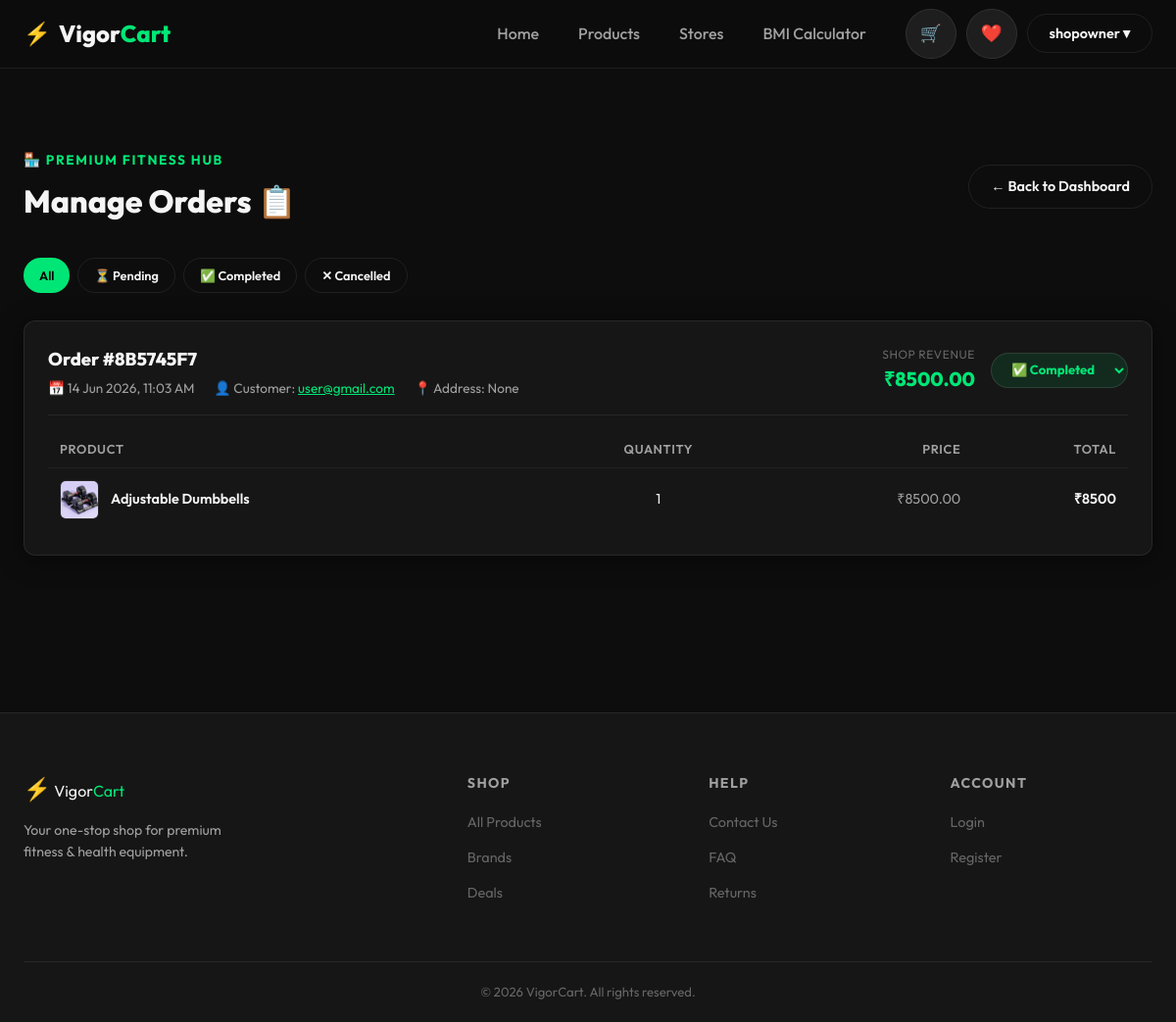
/shop/orders/ (signed in), run on the app's committed database.
### store/models.py (models this page shows, shortened)
class User(AbstractUser):
    IS_CUSTOMER = 'customer'
    IS_SHOP_OWNER = 'shop_owner'
    IS_ADMIN = 'admin'
    ROLE_CHOICES = [
        (IS_CUSTOMER, 'Customer'),
        (IS_SHOP_OWNER, 'Shop Owner'),
        (IS_ADMIN, 'Admin'),
    ]
    role = models.CharField(max_length=20, choices=ROLE_CHOICES, default=IS_CUSTOMER)
    phone_number = models.CharField(max_length=100, blank=True, null=True)
    address = models.TextField(blank=True, null=True)
    email = models.EmailField(unique=True)

class Shop(models.Model):
    owner = models.ForeignKey(User, on_delete=models.CASCADE, related_name='owned_shops', null=True)
    name = models.CharField(max_length=255)
    email = models.EmailField(unique=True)
    password = models.CharField(max_length=255)
    phone_number = models.CharField(max_length=100)
    opening_hours = models.CharField(max_length=100)
    location = models.CharField(max_length=100)
    status = models.CharField(max_length=20, default='Pending') # Default status
    is_verified = models.BooleanField(default=False)

class Order(models.Model):
    PAYMENT_PENDING = 'Pending'
    PAYMENT_COMPLETED = 'Completed'
    PAYMENT_CANCELLED = 'Cancelled'
    ORDER_STATUS_CHOICES = [
        (PAYMENT_PENDING, 'Pending'),
        (PAYMENT_COMPLETED, 'Completed'),
        (PAYMENT_CANCELLED, 'Cancelled'),
    ]
    o_id = models.CharField(max_length=50, unique=True)
    user = models.ForeignKey(User, on_delete=models.CASCADE, related_name='orders')
    email = models.EmailField()
    delivery_address = models.TextField()
    delivery_status = models.CharField(max_length=100, choices=ORDER_STATUS_CHOICES, default=PAYMENT_PENDING)
    total_amount = models.DecimalField(max_digits=10, decimal_places=2)
    created_at = models.DateTimeField(auto_now_add=True)

class OrderItem(models.Model):
    order = models.ForeignKey(Order, on_delete=models.CASCADE, related_name='items')
    product = models.ForeignKey(Product, on_delete=models.CASCADE)
    price = models.DecimalField(max_digits=10, decimal_places=2)
    quantity = models.PositiveIntegerField()

class Product(models.Model):
    p_name = models.CharField(max_length=255)
    asset_id = models.CharField(max_length=100, blank=True, null=True)
    description = models.TextField(blank=True, null=True)
    size = models.CharField(max_length=100, blank=True, null=True)
    detail = models.TextField(blank=True, null=True)
    price = models.DecimalField(max_digits=10, decimal_places=2)
    stock_availability = models.IntegerField(default=0)
    shop = models.ForeignKey(Shop, on_delete=models.CASCADE, related_name='products', null=True)
    category = models.ForeignKey(Category, on_delete=models.SET_NULL, null=True, related_name='products')
    image = models.ImageField(upload_to='products/', null=True, blank=True)
    created_at = models.DateTimeField(auto_now_add=True)

### store/views.py (the view)
# urls.py: path('shop/orders/', views.shop_orders, name='shop_orders'),
@shop_owner_required
def shop_orders(request):
    shop = request.user.owned_shops.first()
    if not shop:
        messages.error(request, "You haven't registered a shop yet.")
        return redirect('shop_register')
    orders_list = Order.objects.filter(items__product__shop=shop).distinct().order_by('-created_at')
    status_filter = request.GET.get('status', 'all')
    if status_filter in ('Pending', 'Completed', 'Cancelled'):
        orders_list = orders_list.filter(delivery_status=status_filter)
    for order in orders_list:
        order.shop_items = order.items.filter(product__shop=shop).select_related('product')
        order.shop_revenue = sum(item.price * item.quantity for item in order.shop_items)
    status_tabs = [
        ('All', 'all'),
        ('⏳ Pending', 'Pending'),
        ('✅ Completed', 'Completed'),
        ('✕ Cancelled', 'Cancelled'),
    ]
    return render(request, 'store/shop_orders.html', {
        'orders': orders_list,
        'shop': shop,
        'status_filter': status_filter,
        'status_tabs': status_tabs,
    })

### store/templates/store/shop_orders.html (shortened to what this page needs)
{% extends 'store/base.html' %}
{% block content %}
<section class="section">
    <div class="container">
        <div style="display:flex;align-items:center;justify-content:space-between;margin-bottom:32px;flex-wrap:wrap;gap:16px;">
            <div>
                <span style="font-size:0.85rem;color:var(--primary);font-weight:700;text-transform:uppercase;letter-spacing:0.12em;">🏪 {{ shop.name }}</span>
                <h1 style="font-size:2rem;font-weight:800;margin-top:4px;">Manage Orders 📋</h1>
            </div>
            <a href="{% url 'shop_dashboard' %}" class="btn btn-outline">← Back to Dashboard</a>
        </div>
        <div style="display:flex;gap:8px;margin-bottom:28px;flex-wrap:wrap;">
            {% for label, key in status_tabs %}
            <a href="?status={{ key }}" class="btn btn-sm {% if status_filter == key %}btn-primary{% else %}btn-outline{% endif %}">
                {{ label }}
            </a>
            {% endfor %}
        </div>
        {% if orders %}
        <div style="display:flex;flex-direction:column;gap:20px;">
            {% for order in orders %}
            <div style="background:var(--bg-card);border:1px solid var(--border);border-radius:var(--radius);padding:24px;box-shadow:var(--shadow-card);">
                <div style="display:flex;align-items:flex-start;justify-content:space-between;flex-wrap:wrap;gap:16px;border-bottom:1px solid var(--border);padding-bottom:16px;margin-bottom:16px;">
                    <div>
                        <div style="font-weight:800;font-size:1.15rem;color:var(--text-primary);">Order #{{ order.o_id }}</div>
                        <div style="color:var(--text-secondary);font-size:0.85rem;margin-top:4px;display:flex;flex-wrap:wrap;gap:12px 20px;">
                            <span>📅 {{ order.created_at|date:"d M Y, h:i A" }}</span>
                            <span>👤 Customer: <a href="mailto:{{ order.email }}" style="color:var(--primary);text-decoration:underline;">{{ order.email }}</a></span>
                            <span>📍 Address: {{ order.delivery_address }}</span>
                        </div>
                    </div>
                    <div style="display:flex;align-items:center;gap:16px;flex-wrap:wrap;">
                        <div style="text-align:right;">
                            <div style="font-size:0.75rem;color:var(--text-muted);text-transform:uppercase;letter-spacing:0.05em;">Shop Revenue</div>
                            <div style="font-size:1.25rem;font-weight:800;color:var(--primary);">₹{{ order.shop_revenue }}</div>
                        </div>
                        <div>
                            <form method="POST" action="{% url 'update_order_status' order.o_id %}" style="display:inline;">
                                <select name="status" onchange="this.form.submit()" style="
                                    padding:8px 16px;
                                    border-radius:50px;
                                    font-family:var(--font);
                                    font-size:0.82rem;
                                    font-weight:700;
                                    cursor:pointer;
                                    outline:none;
                                    border:1px solid rgba(255,255,255,0.1);
                                    background:{% if order.delivery_status == 'Completed' %}rgba(0,230,118,0.1){% elif order.delivery_status == 'Cancelled' %}rgba(255,77,77,0.1){% else %}rgba(255,171,64,0.1){% endif %};
                                    color:{% if order.delivery_status == 'Completed' %}var(--primary){% elif order.delivery_status == 'Cancelled' %}var(--danger){% else %}#ffab40{% endif %};
                                ">
                                    <option value="Completed" {% if order.delivery_status == 'Completed' %}selected{% endif %} style="background:var(--bg-card); color:var(--primary);">✅ Completed</option>
                                </select>
                            </form>
                        </div>
                    </div>
                </div>
                <div style="overflow-x:auto;">
                    <table style="width:100%;border-collapse:collapse;font-size:0.9rem;text-align:left;">
                        <thead>
                            <tr style="color:var(--text-secondary);font-size:0.8rem;text-transform:uppercase;letter-spacing:0.05em;">
                                <th style="padding:8px 12px;font-weight:600;">Product</th>
                                <th style="padding:8px 12px;font-weight:600;text-align:center;">Quantity</th>
                                <th style="padding:8px 12px;font-weight:600;text-align:right;">Price</th>
                                <th style="padding:8px 12px;font-weight:600;text-align:right;">Total</th>
                            </tr>
                        </thead>
                        <tbody>
                            {% for item in order.shop_items %}
                            <tr style="border-top:1px solid rgba(255,255,255,0.05);">
                                <td style="padding:12px;">
                                    <div style="display:flex;align-items:center;gap:12px;">
                                        {% if item.product.image %}
                                        <img src="{{ item.product.image.url }}" style="width:40px;height:40px;object-fit:cover;border-radius:6px;border:1px solid var(--border);">
                                        {% else %}
                                        <div style="width:40px;height:40px;background:var(--bg-elevated);border-radius:6px;display:flex;align-items:center;justify-content:center;font-size:1.2rem;">🏋️</div>
                                        {% endif %}
                                        <div>
                                            <div style="font-weight:600;color:var(--text-primary);">{{ item.product.p_name }}</div>
                                        </div>
                                    </div>
                                </td>
                                <td style="padding:12px;text-align:center;color:var(--text-primary);">{{ item.quantity }}</td>
                                <td style="padding:12px;text-align:right;color:var(--text-secondary);">₹{{ item.price }}</td>
                                <td style="padding:12px;text-align:right;font-weight:600;color:var(--text-primary);">₹{% widthratio item.price 1 item.quantity %}</td>
                            </tr>
                            {% endfor %}
                        </tbody>
                    </table>
                </div>
            </div>
            {% endfor %}
        </div>
        {% endif %}
    </div>
</section>
{% endblock %}

### store/templates/store/base.html (shortened to what this page needs)
{% load static %}
<!DOCTYPE html>
<html lang="en">
<head>
  <link rel="stylesheet" href="{% static 'store/css/index.css' %}">
</head>
<body>
  <nav class="navbar">
    <div class="nav-container">
      <a href="{% url 'home' %}" class="nav-logo">
        <span class="logo-icon">⚡</span>
        <span class="logo-text">Vigor<span class="logo-accent">Cart</span></span>
      </a>
      <ul class="nav-links">
        <li><a href="{% url 'home' %}" class="nav-link">Home</a></li>
        <li><a href="{% url 'products' %}" class="nav-link">Products</a></li>
        <li><a href="{% url 'home' %}#stores" class="nav-link">Stores</a></li>
        <li><a href="{% url 'bmi' %}" class="nav-link">BMI Calculator</a></li>
      </ul>
      <div class="nav-actions">
        {% if user.is_authenticated %}
        <a href="{% url 'cart' %}" class="btn btn-icon" title="Cart">🛒</a>
        <a href="{% url 'wishlist' %}" class="btn btn-icon" title="Wishlist">❤️</a>
        <div class="nav-dropdown">
          <button class="btn btn-outline">{{ user.username }} ▾</button>
        </div>
        {% else %}
        <a href="{% url 'login' %}" class="btn btn-outline">Login</a>
        <a href="{% url 'register' %}" class="btn btn-primary">Sign Up</a>
        {% endif %}
      </div>
    </div>
  </nav>
  <main>
    {% block content %}{% endblock %}
  </main>
  <footer class="footer">
    <div class="footer-container">
      <div class="footer-brand">
        <span class="logo-icon">⚡</span>
        <span class="logo-text">Vigor<span class="logo-accent">Cart</span></span>
        <p>Your one-stop shop for premium fitness & health equipment.</p>
      </div>
      <div class="footer-links">
        <h4>Shop</h4>
        <ul>
          <li><a href="{% url 'products' %}">All Products</a></li>
          <li><a href="#">Brands</a></li>
          <li><a href="#">Deals</a></li>
        </ul>
      </div>
      <div class="footer-links">
        <h4>Help</h4>
        <ul>
          <li><a href="#">Contact Us</a></li>
          <li><a href="#">FAQ</a></li>
          <li><a href="#">Returns</a></li>
        </ul>
      </div>
      <div class="footer-links">
        <h4>Account</h4>
        <ul>
          <li><a href="{% url 'login' %}">Login</a></li>
          <li><a href="{% url 'register' %}">Register</a></li>
        </ul>
      </div>
    </div>
    <div class="footer-bottom">
      <p>© 2026 VigorCart. All rights reserved.</p>
    </div>
  </footer>
</body>
</html>

### data on the page
User: username "shopowner"
Shop: name "PREMIUM FITNESS HUB"
Order: o_id "8B5745F7", created_at "14 Jun 2026, 11:03 AM", email "user@gmail.com", delivery_address "None", shop_revenue "8500.00", status "✅ Completed"
OrderItem: product.image (picture), product.p_name "Adjustable Dumbbells", quantity "1", price "8500.00", price+quantity "8500"

### other printed values
{{ label }} "All" "⏳ Pending" "✅ Completed" "✕ Cancelled"
